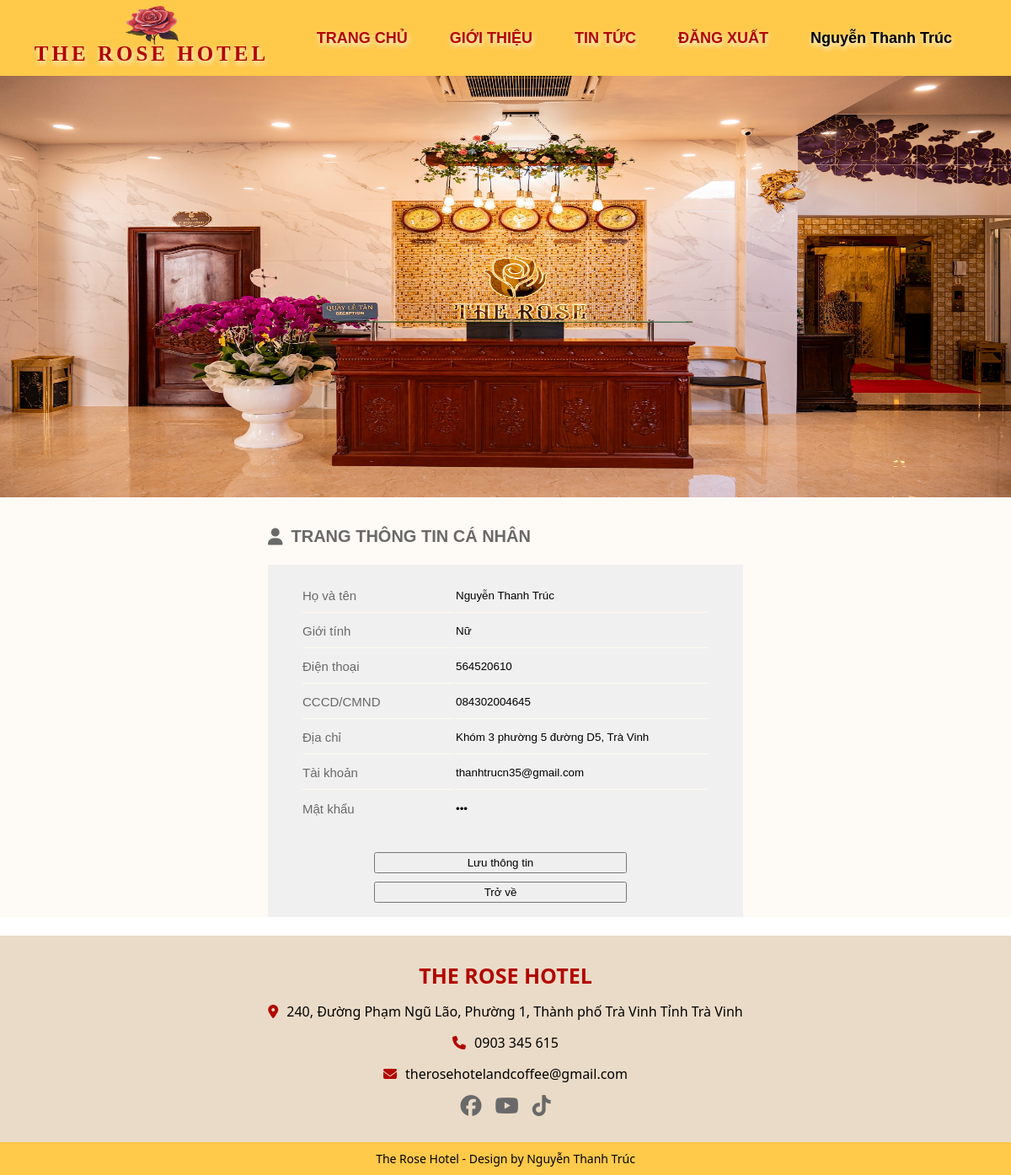
Screenshot of /suathongtinkh.php (signed in) with the database file from the repository.
### tables this page shows
CREATE TABLE `khach_hang` (
  `ma_kh` int(11) NOT NULL,
  `ho_ten` varchar(100) NOT NULL,
  `gioi_tinh` varchar(20) NOT NULL,
  `cccd` varchar(50) NOT NULL,
  `sdtkh` int(11) NOT NULL,
  `emailkh` varchar(50) NOT NULL,
  `dia_chi` varchar(255) NOT NULL,
  `matkhaukh` varchar(50) NOT NULL
);

### suathongtinkh.php (the view, shortened to what this page needs)
<?php
include ("headertc.php");
include ("ketnoi.php");
$ma_kh = $_SESSION['ma_kh'];
$sql = "SELECT ho_ten, gioi_tinh, cccd, sdtkh, emailkh, matkhaukh, dia_chi FROM khach_hang WHERE ma_kh = ?";
$stmt = $conn->prepare($sql);
$stmt->bind_param("s", $ma_kh);
$stmt->execute();
$result = $stmt->get_result();
if ($result->num_rows > 0) {
    $row = $result->fetch_assoc();
    $ho_ten = $row['ho_ten'];
    $gioi_tinh = $row['gioi_tinh'];
    $cccd = $row['cccd'];
    $sdtkh = $row['sdtkh'];
    $emailkh = $row['emailkh'];
    $matkhaukh = $row['matkhaukh'];
    $dia_chi = $row['dia_chi'];
} else {
    echo "Không tìm thấy thông tin khách hàng.";
    exit;
}
?>
<!DOCTYPE html>
<html lang="en">
<head>
</head>
<body>
    <form enctype="multipart/form-data" action="xulysuathongtinkh.php" method="post">
        <div class="image-bia">
            <img class="img-bia" src="anhtin/a1.jpg" />
        </div>
        <div class="title-info">
            <i class="fa-solid fa-user"></i>
            <h4>TRANG THÔNG TIN CÁ NHÂN</h4>
        </div>
        <div style="background-color:#FEFAF6;">
            <table>
                <tr>
                    <td style="width: 180px; color: dimgray; border-bottom: 1px solid floralwhite;">Họ và tên</td>
                    <td style="width:300px; border-bottom: 1px solid floralwhite;">
                        <input type="text" id="ho_ten" name="ho_ten" value="<?php echo htmlspecialchars($ho_ten); ?>">
                    </td>
                </tr>
                <tr>
                    <td style="color: dimgray;border-bottom: 1px solid floralwhite;">Giới tính</td>
                    <td style="border-bottom: 1px solid floralwhite;">
                        <input type="text" id="gioi_tinh" name="gioi_tinh"
                            value="<?php echo htmlspecialchars($gioi_tinh); ?>">
                    </td>
                </tr>
                <tr>
                    <td style="color: dimgray; border-bottom: 1px solid floralwhite;">Điện thoại</td>
                    <td style="border-bottom: 1px solid floralwhite;">
                        <input type="text" id="sdtkh" name="sdtkh" value="<?php echo htmlspecialchars($sdtkh); ?>">
                    </td>
                </tr>
                <tr>
                    <td style="color: dimgray; border-bottom: 1px solid floralwhite;">CCCD/CMND</td>
                    <td style="border-bottom: 1px solid floralwhite;">
                        <input type="text" id="cccd" name="cccd" value="<?php echo htmlspecialchars($cccd); ?>">
                    </td>
                </tr>
                <tr>
                    <td style="color: dimgray; border-bottom: 1px solid floralwhite;">Địa chỉ</td>
                    <td style="border-bottom: 1px solid floralwhite;">
                        <input type="text" id="dia_chi" name="dia_chi"
                            value="<?php echo htmlspecialchars($dia_chi); ?>">
                    </td>
                </tr>
                <tr>
                    <td style="color: dimgray; border-bottom: 1px solid floralwhite;">Tài khoản</td>
                    <td style="border-bottom: 1px solid floralwhite;">
                        <input type="text" id="emailkh" name="emailkh"
                            value="<?php echo htmlspecialchars($emailkh); ?>">
                    </td>
                </tr>
                <tr>
                    <td style="color: dimgray;">Mật khẩu</td>
                    <td>
                        <input type="password" id="matkhaukh" name="matkhaukh"
                            value="<?php echo htmlspecialchars($matkhaukh); ?>">
                    </td>
                </tr>
                <tr>
                    <td colspan="2">
                        <button type="submit" style="width:300px; margin-left:85px; height: 25px; margin-top: 30px;">Lưu
                            thông tin</button>
                        <button style="width:300px; margin-left:85px; height: 25px; margin-top: 10px;" type="button"
                            onclick="window.location.href='thongtinkhach.php'">
                            Trở về</a>
                        </button>
                    </td>
                </tr>
            </table>
        </div>
    </form>
</body>
</html>
<?php
include ("footertc.php");
?>

### css/datphong.css (style rules this page uses)
.image-bia { width: 100%; height: 500px; }
.img-bia { display: block; width: 100%; height: 100%; object-fit: fill; }

### css/trangchu.css (style rules this page uses)
* { margin: 0; padding: 0; box-sizing: border-box; text-decoration: none; }
body { font-family: Verdana, sans-serif; }
img { vertical-align: middle; }

### suathongtinkh.php (style rules this page uses)
.image-bia { width: 100%; height: 500px; }
.img-bia { display: block; width: 100%; height: 100%; object-fit: fill; }
.title-info { margin-left: 26.5%; gap: 10px; display: flex; font-size: 20px; align-items: center; margin-top: 35px; color: dimgray; }
table { padding: 15px; margin: 22px auto; display: flex; justify-content: center; width: 47%; height: auto; background-color: #F0F0F0; }
td { font-size: 15px; height: 40px; font-family: sans-serif; }
input { width: 300px; border: none; background-color: #F0F0F0; }

### rows the page displays
khach_hang: ho_ten "Nguyễn Thanh Trúc", gioi_tinh "Nữ", sdtkh "564520610", cccd "084302004645", dia_chi "Khóm 3 phường 5 đường D5, Trà Vinh", emailkh "thanhtrucn35@gmail.com"

### other values shown
$_SESSION['ho_ten'] "Nguyễn Thanh Trúc"
